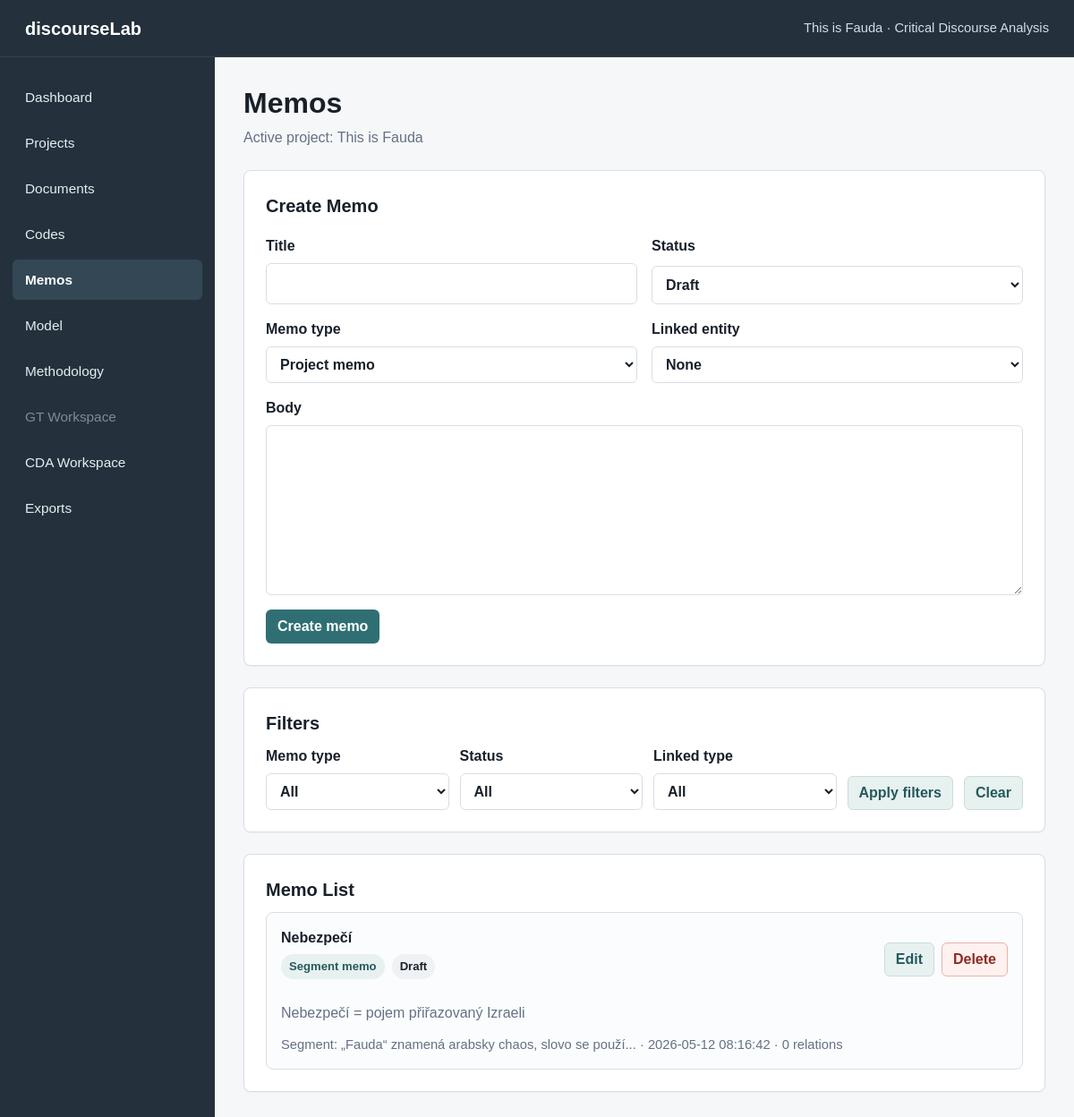
Page /memos on the committed database.
### tables this page shows
CREATE TABLE projects (
    id INTEGER PRIMARY KEY AUTOINCREMENT,
    name TEXT NOT NULL,
    description TEXT,
    created_at TEXT NOT NULL DEFAULT CURRENT_TIMESTAMP,
    updated_at TEXT NOT NULL DEFAULT CURRENT_TIMESTAMP
, methodology_mode TEXT NOT NULL DEFAULT 'mixed', status TEXT NOT NULL DEFAULT 'active', last_opened_at TEXT, research_goal TEXT, principal_investigator TEXT);

CREATE TABLE memos (
    id INTEGER PRIMARY KEY AUTOINCREMENT,
    project_id INTEGER NOT NULL,
    title TEXT NOT NULL,
    body TEXT,
    memo_type TEXT NOT NULL DEFAULT 'analytic',
    linked_entity_type TEXT,
    linked_entity_id INTEGER,
    status TEXT NOT NULL DEFAULT 'draft',
    created_at TEXT NOT NULL DEFAULT CURRENT_TIMESTAMP,
    updated_at TEXT NOT NULL DEFAULT CURRENT_TIMESTAMP,
    FOREIGN KEY (project_id) REFERENCES projects (id) ON DELETE CASCADE
);

### app.py (the view)
    @app.route("/memos")
    def memos():
        active_project = get_active_project()
        filters = {
            "memo_type": request.args.get("memo_type", "").strip(),
            "status": request.args.get("status", "").strip(),
            "linked_entity_type": request.args.get("linked_entity_type", "").strip(),
            "linked_entity_id": request.args.get("linked_entity_id", "").strip(),
        }
        memo_rows = get_memos_for_project(active_project["id"], filters)
        return render_template(
            "memos.html",
            title="Memos",
            active_page="memos",
            active_project=active_project,
            memos=memo_rows,
            filters=filters,
            memo_type_labels=MEMO_TYPES,
            memo_status_labels=MEMO_STATUSES,
            documents=get_documents_for_memo_links(active_project["id"]),
            segments=get_segments_for_memo_links(active_project["id"]),
            codes=get_open_codes_for_project(active_project["id"]),
        )

### app.py (called while the page is built)
def get_db() -> sqlite3.Connection:
    if "db" not in g:
        g.db = sqlite3.connect(DATABASE)
        g.db.row_factory = sqlite3.Row
        g.db.execute("PRAGMA foreign_keys = ON")
    return g.db

def query_one(sql: str, params: tuple = ()) -> sqlite3.Row | None:
    return get_db().execute(sql, params).fetchone()

def query_all(sql: str, params: tuple = ()) -> list[sqlite3.Row]:
    return get_db().execute(sql, params).fetchall()

def get_project(project_id: int) -> sqlite3.Row | None:
    return query_one(
        """
        SELECT id, name, description, methodology_mode, status, last_opened_at,
               research_goal, principal_investigator, created_at, updated_at
        FROM projects
        WHERE id = ? AND status != 'deleted'
        """,
        (project_id,),
    )

def project_supports_gt(project: sqlite3.Row | dict) -> bool:
    return project["methodology_mode"] in {"gt", "mixed"}

def project_supports_cda(project: sqlite3.Row | dict) -> bool:
    return project["methodology_mode"] in {"cda", "mixed"}

def get_segment_for_project(segment_id: int, project_id: int) -> sqlite3.Row | None:
    return query_one(
        """
        SELECT
            segments.id,
            segments.document_id,
            COALESCE(segments.name, '') AS name,
            segments.selected_text,
            documents.title AS document_title
        FROM segments
        JOIN documents ON documents.id = segments.document_id
        WHERE segments.id = ? AND documents.project_id = ?
        """,
        (segment_id, project_id),
    )

def get_relation_count_for_entity(project_id: int, entity_type: str, entity_id: int) -> int:
    return query_one(
        """
        SELECT COUNT(*) AS count
        FROM relations
        WHERE project_id = ?
          AND ((source_type = ? AND source_id = ?) OR (target_type = ? AND target_id = ?))
        """,
        (project_id, entity_type, entity_id, entity_type, entity_id),
    )["count"]

def get_open_codes_for_project(project_id: int) -> list[sqlite3.Row]:
    return get_codes_for_project(project_id, "open")

def get_documents_for_memo_links(project_id: int) -> list[sqlite3.Row]:
    return query_all(
        """
        SELECT id, title
        FROM documents
        WHERE project_id = ?
        ORDER BY title COLLATE NOCASE
        """,
        (project_id,),
    )

### templates/memos.html (shortened to what this page needs)
{% extends "base.html" %}
{% block content %}
<section class="page-header">
    <h1>Memos</h1>
    <p>Active project: {{ active_project.name }}</p>
</section>
<section class="info-panel import-panel">
    <h2>Create Memo</h2>
    <form class="document-form" action="{{ url_for('create_memo') }}" method="post">
        <div class="form-grid">
            <label>
                <span>Title</span>
                <input type="text" name="title" required>
            </label>
            <label>
                <span>Status</span>
                <select name="status">
                    {% for value, label in memo_status_labels.items() %}
                        <option value="{{ value }}">{{ label }}</option>
                    {% endfor %}
                </select>
            </label>
        </div>
        <div class="form-grid">
            <label>
                <span>Memo type</span>
                <select name="memo_type" required>
                    {% for value, label in memo_type_labels.items() %}
                        <option value="{{ value }}" {{ "selected" if filters.memo_type == value else "" }}>{{ label }}</option>
                    {% endfor %}
                </select>
            </label>
            <label>
                <span>Linked entity</span>
                <select name="linked_target">
                    <option value="">None</option>
                </select>
            </label>
        </div>
        <label>
            <span>Body</span>
            <textarea name="body" rows="7" required></textarea>
        </label>
        <button type="submit" class="button-primary">Create memo</button>
    </form>
</section>
<section class="info-panel import-panel">
    <h2>Filters</h2>
    <form class="filter-form" action="{{ url_for('memos') }}" method="get">
        <label>
            <span>Memo type</span>
            <select name="memo_type">
                <option value="">All</option>
            </select>
        </label>
        <label>
            <span>Status</span>
            <select name="status">
                <option value="">All</option>
            </select>
        </label>
        <label>
            <span>Linked type</span>
            <select name="linked_entity_type">
                <option value="">All</option>
            </select>
        </label>
        <button type="submit" class="button-secondary">Apply filters</button>
        <a class="button-secondary" href="{{ url_for('memos') }}">Clear</a>
    </form>
</section>
<section class="info-panel">
    <h2>Memo List</h2>
    {% if memos %}
        <div class="memo-list">
            {% for memo in memos %}
                <article class="memo-card">
                    <div class="segment-card-header">
                        <div>
                            <h3>{{ memo.title }}</h3>
                            <div class="code-badge-row">
                                <span class="memo-type-badge">{{ memo_type_labels[memo.memo_type] }}</span>
                                <span class="status-badge">{{ memo_status_labels[memo.status] }}</span>
                            </div>
                        </div>
                        <div class="actions-cell">
                            <a class="button-secondary" href="{{ url_for('edit_memo', memo_id=memo.id) }}">Edit</a>
                            <form class="confirm-delete" data-confirm="Delete this memo?" action="{{ url_for('delete_memo', memo_id=memo.id) }}" method="post">
                                <button type="submit" class="button-danger">Delete</button>
                            </form>
                        </div>
                    </div>
                    <p>{{ memo.body }}</p>
                    <p class="muted-text">{{ memo.linked_entity_label }} · {{ memo.created_at }} · {{ memo.relation_count }} relations</p>
                </article>
            {% endfor %}
        </div>
    {% else %}
        <p>No memos found.</p>
    {% endif %}
</section>
{% endblock %}

### templates/base.html (shortened to what this page needs)
<!doctype html>
<html lang="en">
<head>
    <link rel="stylesheet" href="{{ url_for('static', filename='style.css') }}">
</head>
<body>
    <div class="app-shell">
        <header class="topbar">
            <div class="app-name">discourseLab</div>
            <div class="app-context">
                {{ active_project.name if active_project else "No active project" }}
                {% if active_project %}· {{ methodology_mode_labels[active_project.methodology_mode] }}{% endif %}
            </div>
        </header>
        <aside class="sidebar" aria-label="Main navigation">
            <nav class="sidebar-nav">
                <a href="{{ url_for('dashboard') }}" class="{{ 'active' if active_page == 'dashboard' else '' }}">Dashboard</a>
                <a href="{{ url_for('projects') }}" class="{{ 'active' if active_page == 'projects' else '' }}">Projects</a>
                <a href="{{ url_for('documents') }}" class="{{ 'active' if active_page == 'documents' else '' }}">Documents</a>
                <a href="{{ url_for('codes') }}" class="{{ 'active' if active_page == 'codes' else '' }}">Codes</a>
                <a href="{{ url_for('memos') }}" class="{{ 'active' if active_page == 'memos' else '' }}">Memos</a>
                <a href="{{ url_for('model_builder') }}" class="{{ 'active' if active_page == 'model' else '' }}">Model</a>
                <a href="{{ url_for('methodology') }}" class="{{ 'active' if active_page == 'methodology' else '' }}">Methodology</a>
                {% if supports_gt %}
                    <a href="{{ url_for('gt_workspace') }}" class="{{ 'active' if active_page == 'gt' else '' }}">GT Workspace</a>
                {% else %}
                    <span class="nav-disabled">GT Workspace</span>
                {% endif %}
                {% if supports_cda %}
                    <a href="{{ url_for('cda_workspace') }}" class="{{ 'active' if active_page == 'cda' else '' }}">CDA Workspace</a>
                {% else %}
                    <span class="nav-disabled">CDA Workspace</span>
                {% endif %}
                <a href="{{ url_for('exports') }}" class="{{ 'active' if active_page == 'exports' else '' }}">Exports</a>
            </nav>
        </aside>
        <main class="content">
            {% block content %}{% endblock %}
        </main>
    </div>
</body>
</html>

### static/style.css (style rules this page uses)
:root { --bg: #f6f7f9; --surface: #ffffff; --surface-muted: #eef2f5; --border: #d8dee6; --text: #18202a; --muted: #647184; --accent: #2f6f73; --accent-dark: #25595c; --accent-soft: #e7f1f0; --sidebar: #24313c; --sidebar-active: #334755; }
* { box-sizing: border-box; }
body { margin: 0; min-height: 100vh; background: var(--bg); color: var(--text); font-family: Arial, Helvetica, sans-serif; line-height: 1.5; }
a { color: inherit; }
.app-shell { display: grid; min-height: 100vh; grid-template-columns: 240px 1fr; grid-template-rows: 64px 1fr; }
.topbar { grid-column: 1 / -1; display: flex; align-items: center; justify-content: space-between; gap: 24px; padding: 0 28px; color: #ffffff; background: var(--sidebar); border-bottom: 1px solid rgba(255, 255, 255, 0.08); }
.app-name { font-size: 1.25rem; font-weight: 700; }
.app-context { color: #d5dde5; font-size: 0.92rem; text-align: right; }
.sidebar { background: var(--sidebar); color: #e7edf2; padding: 22px 14px; }
.sidebar-nav { display: flex; flex-direction: column; gap: 6px; }
.sidebar-nav a { display: block; padding: 11px 14px; border-radius: 6px; text-decoration: none; font-size: 0.96rem; }
.nav-disabled { display: block; padding: 11px 14px; border-radius: 6px; color: rgba(231, 237, 242, 0.48); font-size: 0.96rem; }
.sidebar-nav a.active { background: var(--sidebar-active); color: #ffffff; font-weight: 700; }
.content { padding: 32px; max-width: 1240px; width: 100%; }
.page-header { margin-bottom: 24px; }
.page-header h1 { margin: 0 0 8px; font-size: 2rem; line-height: 1.2; }
.page-header p { margin: 0; max-width: 760px; color: var(--muted); }
.metric-card, .info-panel { background: var(--surface); border: 1px solid var(--border); border-radius: 8px; box-shadow: 0 1px 2px rgba(24, 32, 42, 0.04); }
.info-panel { padding: 24px; }
.info-panel h2 { margin: 0 0 10px; font-size: 1.25rem; }
.info-panel p { max-width: 780px; margin: 0 0 12px; color: var(--muted); }
.info-panel p:last-child { margin-bottom: 0; }
.import-panel { margin-bottom: 24px; }
.document-form { display: grid; gap: 16px; margin-top: 18px; }
.form-grid { display: grid; grid-template-columns: repeat(2, minmax(0, 1fr)); gap: 16px; }
label { display: grid; gap: 7px; color: var(--text); font-weight: 700; }
input, select, textarea { width: 100%; border: 1px solid var(--border); border-radius: 6px; padding: 10px 11px; color: var(--text); background: #ffffff; font: inherit; }
textarea { resize: vertical; }
button, .button-primary, .button-secondary, .button-danger { display: inline-flex; align-items: center; justify-content: center; min-height: 38px; width: fit-content; border: 1px solid transparent; border-radius: 6px; padding: 8px 12px; font: inherit; font-weight: 700; line-height: 1; text-decoration: none; cursor: pointer; }
.button-primary { color: #ffffff; background: var(--accent); }
.button-secondary { color: var(--accent-dark); background: var(--accent-soft); border-color: #c8ddda; }
.button-danger { color: #8a2d24; background: #fff1ef; border-color: #e3b3ae; }
.actions-cell { display: flex; flex-wrap: wrap; gap: 8px; }
.actions-cell form { margin: 0; }
.segment-card-header { display: flex; align-items: center; justify-content: space-between; gap: 14px; margin-bottom: 12px; }
.code-badge-row { display: flex; flex-wrap: wrap; gap: 8px; margin-bottom: 14px; }
.filter-form { display: grid; grid-template-columns: repeat(3, minmax(0, 1fr)) auto auto; align-items: end; gap: 12px; }
.memo-list { display: grid; gap: 14px; }
.memo-card { padding: 16px; border: 1px solid var(--border); border-radius: 8px; background: #fbfcfd; }
.memo-card h3 { margin: 0 0 6px; font-size: 1rem; }
.memo-type-badge, .status-badge { display: inline-flex; align-items: center; min-height: 26px; border-radius: 999px; padding: 4px 9px; background: var(--surface-muted); color: var(--text); font-size: 0.82rem; font-weight: 700; }
.memo-type-badge { background: var(--accent-soft); color: var(--accent-dark); }
.muted-text { color: var(--muted); font-size: 0.92rem; }

### rows in the picture
projects: name "This is Fauda", methodology_mode "Critical Discourse Analysis"
memos: title "Nebezpečí", memo_type "Segment memo", status "Draft", body "Nebezpečí = pojem přiřazovaný Izraeli", linked_entity_label "Segment: „Fauda“ znamená arabsky chaos, slovo se použí...", created_at "2026-05-12 08:16:42", relation_count "0"

### other values in the picture
form field status "Draft"
form field memo_type "Project memo"
